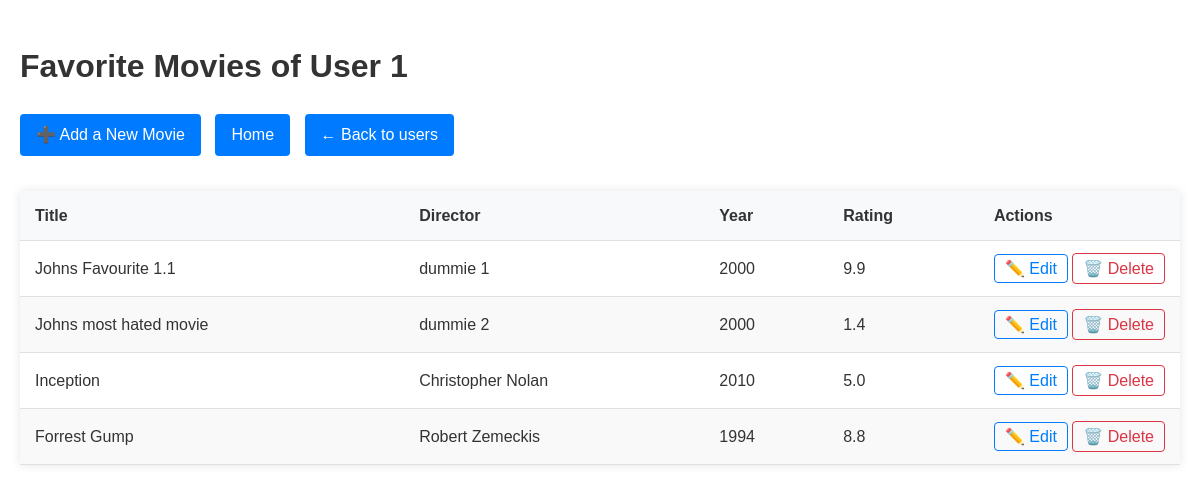
The page /user/1 on the database as committed earlier.
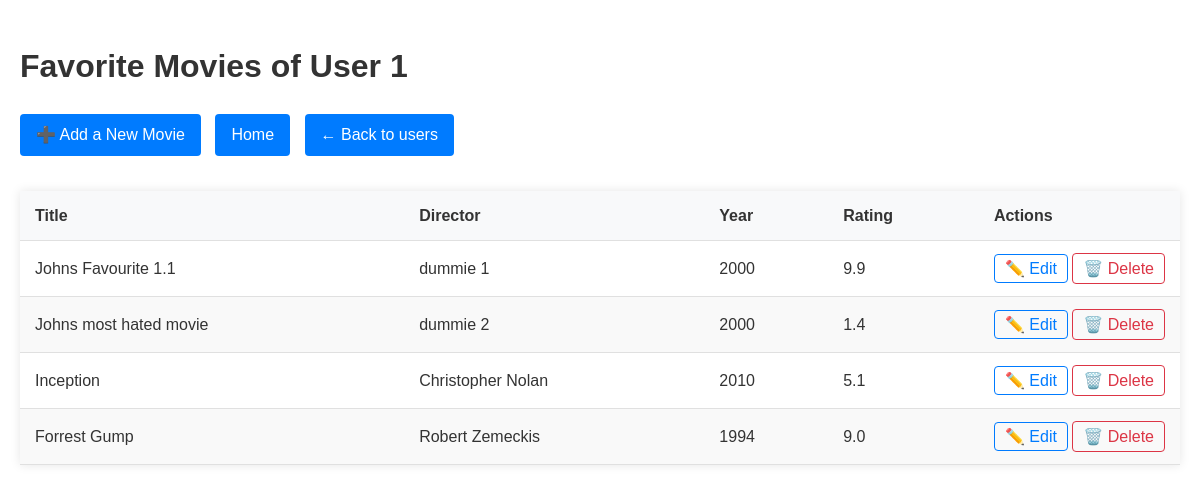
The same page on the database as committed later.
### models.py (models this page shows)
class Movie(Base):
    __tablename__ = "movies"
    id = Column(Integer, primary_key=True)
    user_id = Column(Integer, ForeignKey("users.id"))
    title = Column(String, nullable=False)
    director = Column(String)
    writer = Column(String)
    actors = Column(String)
    year = Column(Integer)
    rating = Column(Float, CheckConstraint('rating >= 0 AND rating <= 10'))
    genre = Column(String)
    runtime = Column(String)
    plot = Column(Text)
    comment = Column(Text)
    user = relationship("User", back_populates="movies")

### app.py (the view)
@app.route("/user/<int:user_id>")
def user_movies(user_id):
    user = data_manager.get_user_by_id(user_id)
    movies = data_manager.get_user_movies(user_id)
    return render_template("movie_list.html", user_id=user_id, movies=movies)

### data_manager/sqlite_data_manager.py (called while the page is built)
    def get_user_movies(self, user_id):
        session = self.Session()
        try:
            user = session.query(User).filter_by(id=user_id).first()
            if user:
                return user.movies
            return []
        finally:
            session.close()

    def get_user_by_id(self, user_id):
        session = self.Session()
        try:
            return session.query(User).filter_by(id=user_id).first()
        finally:
            session.close()

### templates/movie_list.html (shortened to what this page needs)
<!DOCTYPE html>
<html lang="en">
<head>
    <link rel="stylesheet" href="{{ url_for('static', filename='styles.css') }}">
</head>
<body>
{% extends "base.html" %}
{% block content %}
  <h1>Favorite Movies of User {{ user_id }}</h1>
  <div class="table-controls">
    <a href="{{ url_for('add_movie', user_id=user_id) }}" class="btn">➕ Add a New Movie</a>
    <a href="{{ url_for('home') }}" class="btn">Home</a>
    <a href="{{ url_for('list_users') }}" class="btn">← Back to users</a>
  </div>
  <div class="table-container">
    <table>
      <thead>
        <tr>
          <th>Title</th>
          <th>Director</th>
          <th>Year</th>
          <th>Rating</th>
          <th class="actions">Actions</th>
        </tr>
      </thead>
      <tbody>
        {% for movie in movies %}
          <tr>
            <td data-label="Title">{{ movie.title }}</td>
            <td data-label="Director">{{ movie.director or '-' }}</td>
            <td data-label="Year">{{ movie.year or '-' }}</td>
            <td data-label="Rating">{{ "%.1f"|format(movie.rating) if movie.rating else '-' }}</td>
            <td data-label="Actions" class="actions">
              <a href="{{ url_for('update_movie', user_id=user_id, movie_id=movie.id) }}" class="edit-btn">✏️ Edit</a>
               <form action="{{ url_for('delete_movie', user_id=user_id, movie_id=movie.id) }}" method="POST" style="display: inline;">
                 <button type="submit" class="delete-btn">🗑️ Delete</button>
                </form>
            </td>
          </tr>
        {% endfor %}
      </tbody>
    </table>
  </div>
{% endblock %}

### templates/base.html (shortened to what this page needs)
<!DOCTYPE html>
<html lang="en">
<head>
    <link rel="stylesheet" href="{{ url_for('static', filename='styles.css') }}">
</head>
<body>
    {% block content %}{% endblock %}
</body>
</html>

### static/styles.css (style rules this page uses)
body { font-family: Arial, sans-serif; line-height: 1.6; margin: 0; padding: 20px; color: #333; }
.table-container { overflow-x: auto; margin: 20px 0; max-width: 1200px; margin-left: auto; margin-right: auto; box-shadow: 0 0 10px rgba(0,0,0,0.1); }
table { width: 100%; border-collapse: collapse; min-width: 600px; }
th, td { padding: 12px 15px; text-align: left; border-bottom: 1px solid #e0e0e0; }
th { background-color: #f8f9fa; font-weight: 600; color: #333; position: sticky; top: 0; }
tr:nth-child(even) { background-color: #f9f9f9; }
.actions { white-space: nowrap; width: 120px; }
.btn { display: inline-block; padding: 8px 16px; background-color: #007bff; color: white; text-decoration: none; border-radius: 4px; margin-right: 10px; margin-bottom: 15px; transition: all 0.3s; }
.edit-btn { color: #007bff; text-decoration: none; padding: 5px 10px; border: 1px solid #007bff; border-radius: 4px; transition: all 0.3s; }
.delete-btn { color: #dc3545; background: none; border: 1px solid #dc3545; border-radius: 4px; padding: 5px 10px; cursor: pointer; transition: all 0.3s; font-family: inherit; font-size: inherit; }

Rows that differ between the two databases and show on the page:
changed Movie "Inception": rating "5.0" → "5.1"
changed Movie "Forrest Gump": rating "8.8" → "9.0"
